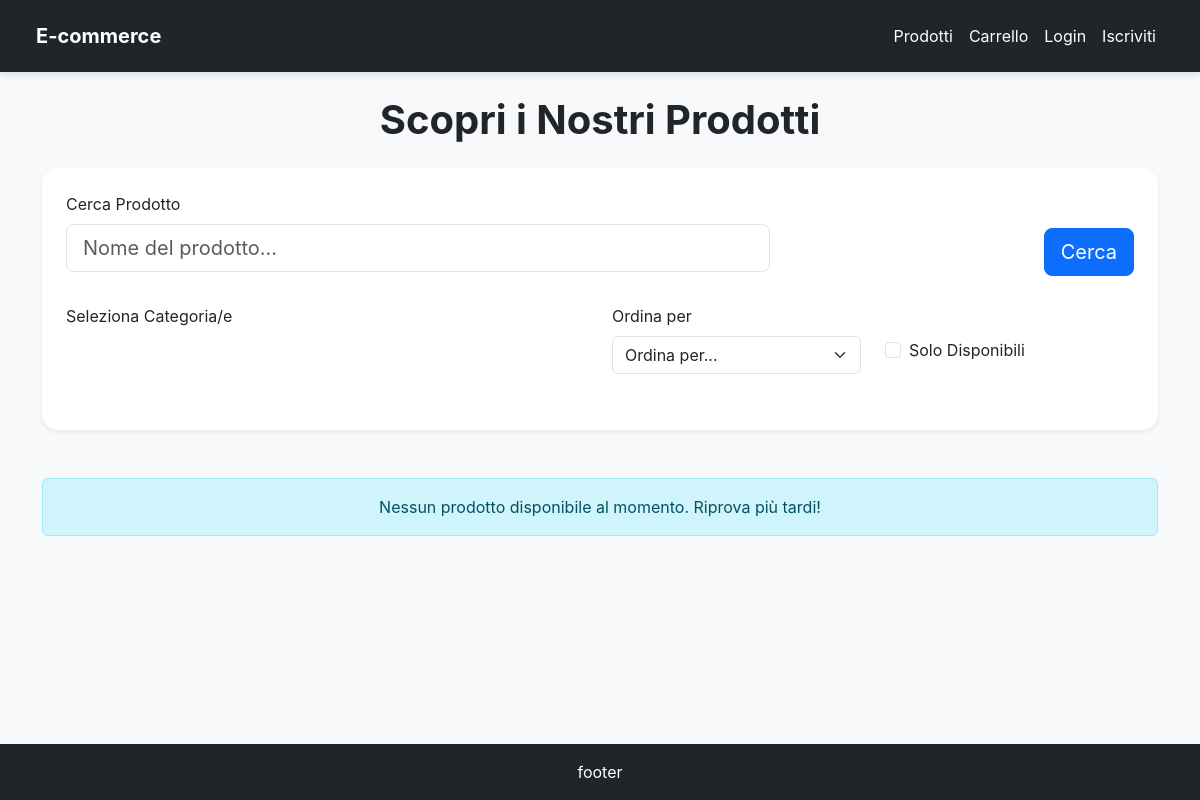
The app's page /, older data.
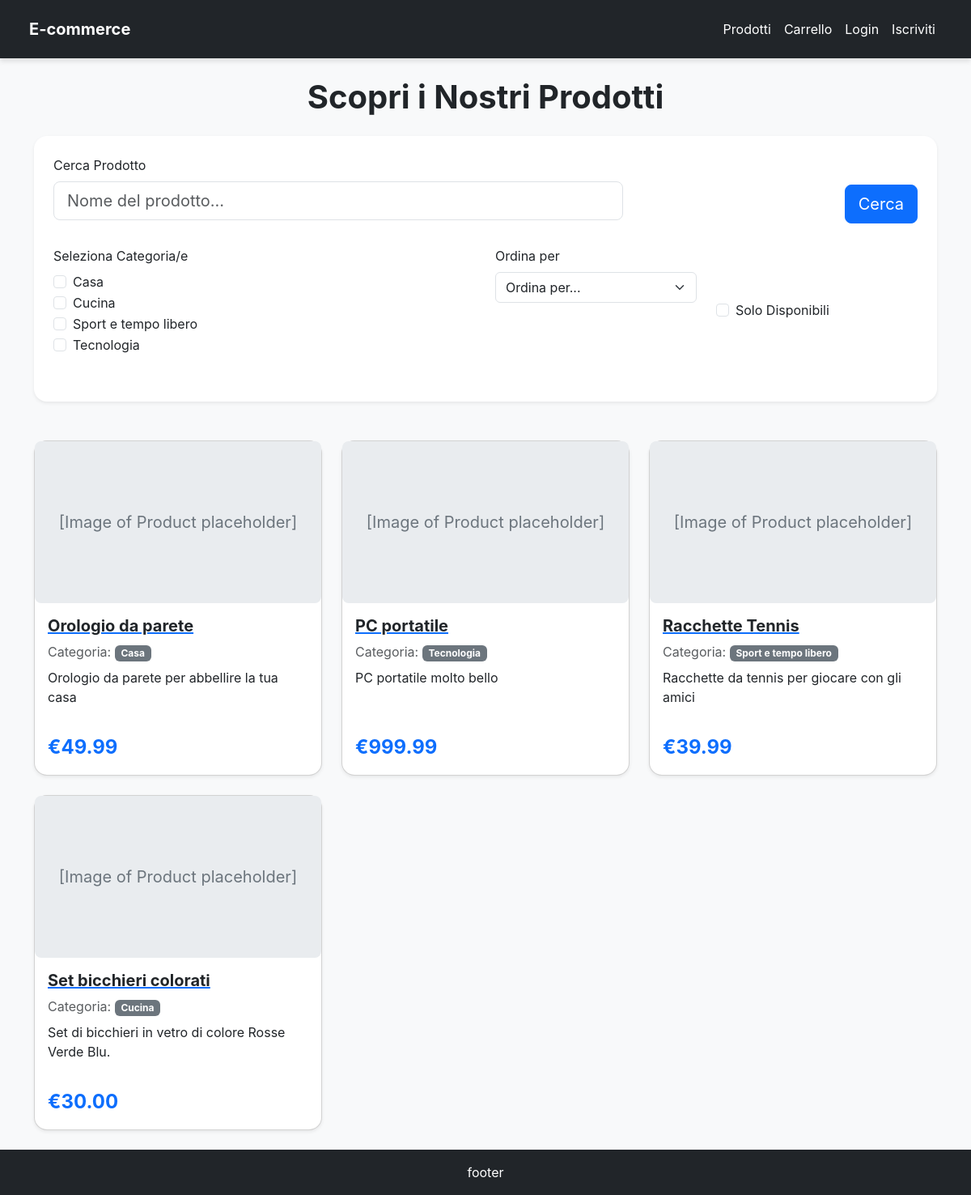
The same page, newer data.
### products/models.py (models this page shows, shortened)
class Product(models.Model):
    name = models.CharField(max_length=200, verbose_name="Nome Prodotto")
    slug = models.SlugField(max_length=200, unique=True, help_text="Slug unico per l'URL del prodotto")
    category = models.ForeignKey(
        Category,
        on_delete=models.SET_NULL,
        null=True,
        blank=True,
        related_name='products',
        verbose_name="Categoria"
    )
    description = models.TextField(verbose_name="Descrizione prodotto")
    price = models.DecimalField(
        max_digits=10,
        decimal_places=2,
        verbose_name="Prezzo in €"
    )
    stock = models.IntegerField(
        default=0,
        verbose_name="Quantità Disponibile",
        help_text="Quantità di prodotti disponibili in magazzino."
    )
    created_at = models.DateTimeField(auto_now_add=True, verbose_name="Data Creazione")
    updated_at = models.DateTimeField(auto_now=True, verbose_name="Ultimo Aggiornamento")
    class Meta:
        ordering = ('name',)
        verbose_name = "Prodotto"
        verbose_name_plural = "Prodotti"
    def get_absolute_url(self):
        return reverse("product_details", kwargs={"slug": self.slug})

class Category(models.Model):
    name = models.CharField(max_length=100, unique=True, verbose_name="Nome Categoria")
    slug = models.SlugField(max_length=100, unique=True, help_text="Slug unico per l'URL della categoria")
    class Meta:
        ordering = ('name',)
        verbose_name_plural = "Categorie"
    def __str__(self):
        return self.name

### products/views.py (the view, shortened to what this page needs)
# urls.py: path("", ProductListView.as_view(), name="product_list"),
class ProductListView(ListView):
    model = Product
    template_name = 'product_list.html'
    context_object_name = 'product_list'
    def get_queryset(self):
        queryset = super().get_queryset()
        form = ProductSearchForm(self.request.GET)
        if form.is_valid():
            query = form.cleaned_data.get('q')
            if query:
                queryset = queryset.filter(
                    Q(name__icontains=query) | Q(description__icontains=query)  # Ricerca per nome o descrizione
                ).distinct()  # Evita duplicati se un prodotto corrisponde a più condizioni
            categories = form.cleaned_data.get('category')
            if categories:  # categories sarà un queryset di oggetti Category
                queryset = queryset.filter(category__in=categories)
            available_only = form.cleaned_data.get('available_only')
            if available_only:
                queryset = queryset.filter(stock__gt=0)  # quantity > 0
            sort_by = form.cleaned_data.get('sort_by')
        if not queryset.ordered:
            queryset = queryset.order_by('name')  # Ordine predefinito per nome
        return queryset
    def get_context_data(self, **kwargs):
        context = super().get_context_data(**kwargs)
        context['form'] = ProductSearchForm(self.request.GET)
        return context

### templates/product_list.html (shortened to what this page needs)
{% extends 'base.html' %}
{% load crispy_forms_tags %}
{% block content %}
<h1 class="text-center mb-4 fw-bold text-dark">Scopri i Nostri Prodotti</h1>
<div class="mb-5">
    {% crispy form %}
</div>
{% if product_list %}
<div class="row row-cols-1 row-cols-md-2 row-cols-lg-3 g-4">
    {% for product in product_list %}
    <div class="col">
        <div class="card h-100 shadow-sm rounded-card">
            <div class="img-placeholder">
                [Image of Product placeholder]
            </div>
            <div class="card-body d-flex flex-column">
                <a href="{{ product.get_absolute_url }}">
                    <h5 class="card-title fw-bold text-dark">{{ product.name }}</h5>
                </a>
                <p class="card-text text-muted mb-2">Categoria: <span class="badge bg-secondary">{{ product.category.name }}</span></p>
                <p class="card-text text-dark flex-grow-1">{{ product.description|truncatechars:100 }}</p>
                <div class="d-flex justify-content-between align-items-center mt-3">
                    <span class="fs-4 fw-bold text-primary">€{{ product.price|floatformat:2 }}</span>
                </div>
            </div>
        </div>
    </div>
    {% endfor %}
</div>
{% else %}
<div class="alert alert-info text-center" role="alert">
    Nessun prodotto disponibile al momento. Riprova più tardi!
</div>
{% endif %}
{% endblock content %}

### templates/base.html (shortened to what this page needs)
<!DOCTYPE html>
<html lang="it">
<head>
    <link href="https://cdn.jsdelivr.net/npm/bootstrap@5.3.3/dist/css/bootstrap.min.css" rel="stylesheet"
          xintegrity="sha384-QWTKZyjpPEjISv5WaRU9Oer_idvLwtxj0s3rNb+eD+PjSgWvKWHB/a8P+fK7">
</head>
<body class="d-flex flex-column min-vh-100">
    <nav class="navbar navbar-expand-lg fixed-top navbar-dark bg-dark px-4 py-3">
        <div class="container-fluid">
            <a class="navbar-brand fw-bold text-white" href="/">E-commerce</a>
            <div class="collapse navbar-collapse" id="navbarNav">
                {% if user.is_authenticated %}
                <ul class="navbar-nav ms-auto">
                    <li class="nav-item">
                        <a class="nav-link text-white" href="{% url 'product_list' %}">Prodotti</a>
                    </li>
                    <li class="nav-item">
                        <a class="nav-link text-white" href="#">Carrello</a>
                    </li>
                    <li class="nav-item dropdown">
                        <a class="nav-link dropdown-toggle" href="#" role="button" data-bs-toggle="dropdown" aria-expanded="false">
                            Profilo
                        </a>
                        <ul class="dropdown-menu">
                            <li><a class="dropdown-item" href="{% url 'dashboard' %}">Profilo</a></li>
                            <li><a class="dropdown-item" href="#">Wishlist</a></li>
                            <li><a class="dropdown-item" href="#">I miei ordini</a></li>
                            <li><a class="dropdown-item" href="{% url 'logout' %}">Logout</a></li>
                        </ul>
                    </li>
                </ul>
                {% else %}
                <ul class="navbar-nav ms-auto">
                    <li class="nav-item">
                        <a class="nav-link text-white" href="{% url 'product_list' %}">Prodotti</a>
                    </li>
                    <li class="nav-item">
                        <a class="nav-link text-white" href="#">Carrello</a>
                    </li>
                    <li class="nav-item">
                        <a class="nav-link text-white" href="{% url 'login' %}">Login</a>
                    </li>
                    <li class="nav-item">
                        <a class="nav-link text-white" href="{% url 'signup' %}">Iscriviti</a>
                    </li>
                </ul>
                {% endif %}
            </div>
        </div>
    </nav>
    <main class="container my-4 flex-grow-1">
        {% block content %}{% endblock content %}
    </main>
    <footer class="bg-dark text-white text-center py-3 mt-auto rounded-top-lg">
        <div class="container">
            <p class="mb-0">footer</p>
        </div>
    </footer>
</body>
</html>

### templates/base.html (style rules this page uses)
body { font-family: 'Inter', sans-serif; background-color: #f8f9fa; padding-top: 4.5rem; }
.rounded-card { border-radius: 1rem; }
.navbar { box-shadow: 0 4px 6px rgba(0, 0, 0, 0.1); }
.btn-primary, .btn-secondary { border-radius: 0.5rem; }
.img-placeholder { background-color: #e9ecef; display: flex; align-items: center; justify-content: center; font-size: 1.25rem; color: #6c757d; height: 200px; border-radius: 0.5rem; }

Row changes from the older to the newer data that the page shows:
added Product: name "Orologio da parete", category.name "Casa", description "Orologio da parete per abbellire la tua casa", price "49.99"
added Product: name "PC portatile", category.name "Tecnologia", description "PC portatile molto bello", price "999.99"
added Product: name "Racchette Tennis", category.name "Sport e tempo libero", description "Racchette da tennis per giocare con gli amici", price "39.99"
added Product: name "Set bicchieri colorati", category.name "Cucina", description "Set di bicchieri in vetro di colore Rosse Verde Blu.", price "30.00"
Text that changed along with them:
form field category: (not shown) → "☐ ☐ ☐ ☐"
text no longer shown: "Cerca Prodotto Seleziona Categoria/e Ordina per Solo Disponibili Nessun prodotto disponibile al momento. Riprova più tardi!"
text now shown: "Cerca Prodotto Seleziona Categoria/e Casa Cucina Sport e tempo libero Tecnologia Ordina per Solo Disponibili"
